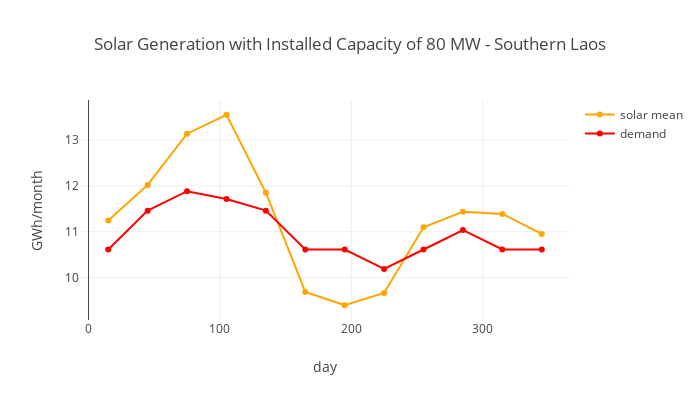

The cell this chart's notebook holds for it:
### Code cell
# solar energy generation 

# mean monthly solar energy = mean daily solar irradiation * installed capacity * days/month * eff  #kWh
def solar_mean_monthly(solar_installed):
    mean = irr_daily_mean_mo * solar_installed * 365/12.0 /1000  #GWh
    return mean
print('Installed solar capacity: '+str(solar_installed)+' MW')
print('Solar monthly mean: '+str(round(solar_mean_monthly(solar_installed).mean(),1))+' GWh/month')
print('Standard deviation of solar monthly mean: '+str(round(solar_mean_monthly(solar_installed).std(),1))+' GWh/month')
print('Coeff of variation of solar monthly mean: '+str(round(variation(solar_mean_monthly(solar_installed)),3)))
print('')

# define reference monthly electricity demand curve
demand_target = 15  #MW
demand_monthly_energy = adjust_demand_monthly_energy(demand, demand_target)  #GWh/month
print('Reference mean monthly demand: '+str(round(mean(demand_monthly_energy.mean()),1))+' GWh/month')

#plot results
trace1 = go.Scatter(
        y= solar_mean_monthly(solar_installed),
        # horizontal solar irradiation 22 year mean from nasa data
        # 18N, 104E  #1983-2005  #annual mean = 4.64 kWh/m2/day
        #   for comparison annual mean for directsolar irradtion = 5.97 kWh/m2/day
        # https://asdc-arcgis.larc.nasa.gov/sse/ -> Data Download -> horizontal surface -> ascii
        x=arange(15, 380, 30),
        line=dict(color = 'orange'),
        name= 'solar mean',
        )

trace2 = go.Scatter(
        y= demand_monthly_energy,
        x=arange(15, 380, 30),
        line=dict(color = 'red'),    
        name= 'demand',
        )

layout=go.Layout(title="Solar Generation with Installed Capacity of "+str(solar_installed)+" MW - Southern Laos",
                 xaxis={'title':'day'},
                 yaxis={'title':'GWh/month'},
                 width=700,
                 height=400,
                )

figure=go.Figure(data=[trace1, trace2],layout=layout)
plotly.iplot(figure)

### Figure 1 — Plotly figure (JSON) as saved in the notebook; plotly's stock layout.template omitted (floating-point values rounded to 4 significant figures)
{"data": [{"line": {"color": "orange"}, "name": "solar mean", "type": "scatter", "x": [15, 45, 75, 105, 135, 165, 195, 225, 255, 285, 315, 345, 375], "y": [11.24, 12.02, 13.14, 13.55, 11.85, 9.685, 9.393, 9.66, 11.1, 11.44, 11.39, 10.95]}, {"line": {"color": "red"}, "name": "demand", "type": "scatter", "x": [15, 45, 75, 105, 135, 165, 195, 225, 255, 285, 315, 345, 375], "y": [10.61, 11.46, 11.88, 11.71, 11.46, 10.61, 10.61, 10.19, 10.61, 11.03, 10.61, 10.61]}], "layout": {"height": 400, "title": "Solar Generation with Installed Capacity of 80 MW - Southern Laos", "width": 700, "xaxis": {"title": "day"}, "yaxis": {"title": "GWh/month"}}}
